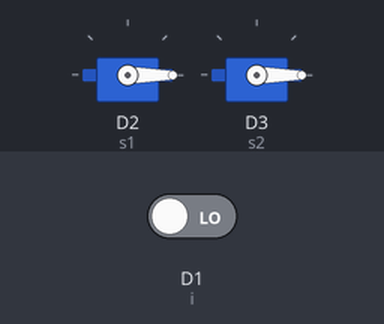
The sketch below on a simulated ESP8266 (NodeMCU). On the bench: 2 × servo. Inputs (shaded band) come from the test bench; at power-on: D1 (i) LOW.

Above: at 1.2 s.
1.3 s: D1 (i) driven HIGH
At 2.0 s:
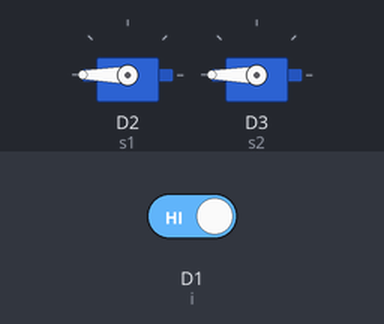
2.8 s: D1 (i) driven LOW
At 3.2 s:
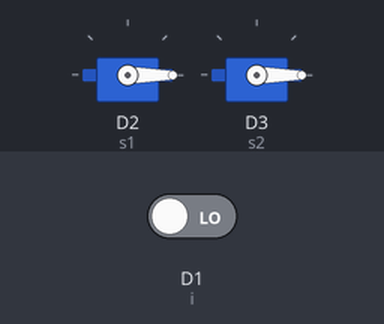
Timing chart, 0 to 5.8 s (numbered marks = the images above; inputs shaded):
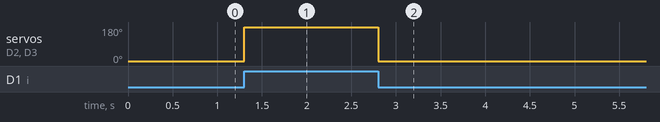

The sketch:

smartbridge.ino
```cpp
#include <Servo.h>

const int i = D1;
const int s1 = D2;
const int s2 = D3;

Servo myservo1;
Servo myservo2;

void setup() {
  pinMode(i, INPUT);
  myservo1.attach(s1);
  myservo2.attach(s2);
  Serial.begin(9600);
}

void loop() {
  int a = digitalRead(i);

  if (a == 1) {
    myservo1.write(180);
    myservo2.write(180);
  } else {
    myservo1.write(0);
    myservo2.write(0);
  }
}
```

Measured:
- after the input at 1.3 s, servo on D2 (s1), servo on D3 (s2): 0° → 180° at once
- after the input at 2.8 s, servo on D2 (s1), servo on D3 (s2): 180° → 0° at once
